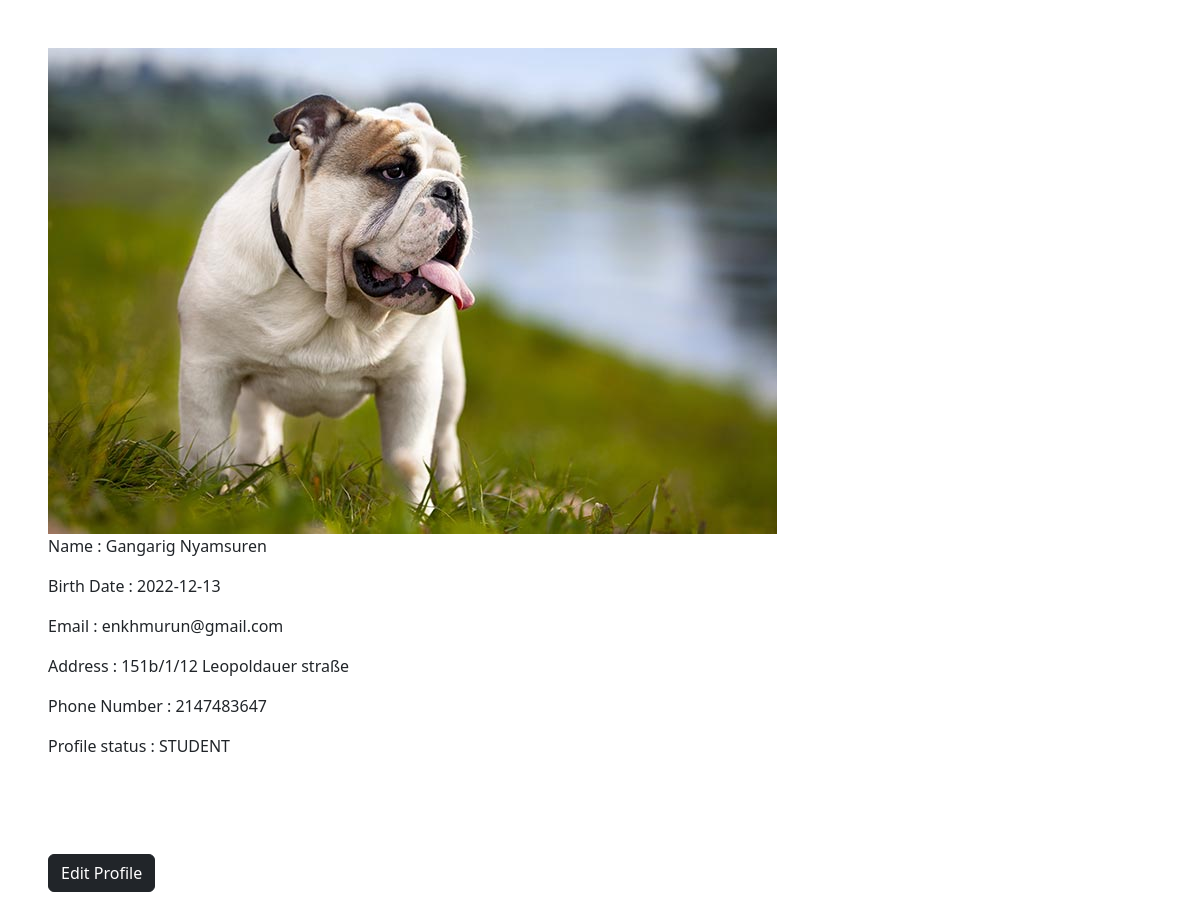
The app's page /profile.php (signed in) with its own data.
### tables this page shows
CREATE TABLE `user` (
  `id` int(11) NOT NULL,
  `fname` varchar(255) NOT NULL,
  `lname` varchar(255) NOT NULL,
  `birth_date` date NOT NULL,
  `profile_img` varchar(255) DEFAULT NULL,
  `password` varchar(255) NOT NULL,
  `email` varchar(255) NOT NULL,
  `address` varchar(255) NOT NULL,
  `phone_number` int(11) NOT NULL,
  `status` varchar(255) NOT NULL
);

### profile.php (the view, shortened to what this page needs)
<?php
require_once ('./actions/components/boot.php');
require_once ('./actions/components/db_connect.php');
$res = mysqli_query($link, "SELECT * FROM user WHERE id=".$_SESSION['user']);
$row = mysqli_fetch_array($res, MYSQLI_ASSOC);
?>
<!DOCTYPE html>
<html lang="en">
<head>
</head>
<body>
<div class="m-5">
    <img src="./actions/images/<?php echo $row['profile_img'] ?>" alt="profile.img">
    <p>Name : <?php echo $row['fname'] .' '.$row['lname'] ?></p>
    <p>Birth Date : <?php echo $row['birth_date'] ?></p>
    <p>Email : <?php echo $row['email'] ?></p>
    <p>Address : <?php echo $row['address'] ?></p>
    <p>Phone Number : <?php echo $row['phone_number'] ?></p>
    <p>Profile status : <?php echo $row['status'] ?></p>
</div>
    <a class=" m-5 btn btn-dark" href="actions/login/Edit.php?id">Edit Profile</a>
</body>
</html>

### records on screen
user: profile_img (picture), fname "Gangarig", lname "Nyamsuren", birth_date "2022-12-13", email "enkhmurun@gmail.com", address "151b/1/12 Leopoldauer straße", phone_number "2147483647", status "STUDENT"
